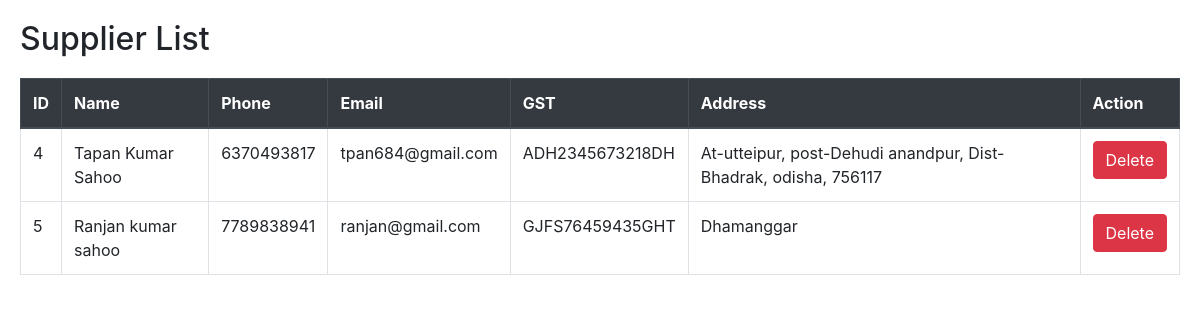
The page /view_suppliers/ on the database its author committed.
### Exam/models.py (models this page shows, shortened)
class Supplier(models.Model):
    name = models.CharField(max_length=255)
    phone = models.CharField(max_length=15)
    email = models.EmailField()
    gst = models.CharField(max_length=20)
    address = models.TextField()

### Exam/views.py (the view)
# urls.py: path('view_suppliers/',views.view_suppliers, name='view_suppliers'),
def view_suppliers(request):
    suppliers = Supplier.objects.all()
    context = {'suppliers': suppliers}
    return render(request, 'inventory/view_supplier.html', context)

### template/inventory/view_supplier.html (shortened to what this page needs)
<!DOCTYPE html>
<html lang="en">
<head>
    <link rel="stylesheet" href="https://maxcdn.bootstrapcdn.com/bootstrap/4.5.2/css/bootstrap.min.css">
</head>
<body>
    <h2>Supplier List</h2>
    <table class="table table-bordered table-hover">
        <thead class="thead-dark">
            <tr>
                <th>ID</th>
                <th>Name</th>
                <th>Phone</th>
                <th>Email</th>
                <th>GST</th>
                <th>Address</th>
                <th>Action</th>
            </tr>
        </thead>
        <tbody>
            {% for supplier in suppliers %}
            <tr>
                <td>{{ supplier.id }}</td>
                <td>{{ supplier.name }}</td>
                <td>{{ supplier.phone }}</td>
                <td>{{ supplier.email }}</td>
                <td>{{ supplier.gst }}</td>
                <td>{{ supplier.address }}</td>
                <td>
                <a href={% url 'delete_supplier' supplier.id %} class="btn btn-danger">Delete</a>
                </td>
            </tr>
            {% endfor %}
        </tbody>
    </table>
</body>
</html>

### template/inventory/view_supplier.html (style rules this page uses)
body { padding: 20px; }
h2 { margin-bottom: 20px; }
table { width: 100%; margin-bottom: 20px; border-collapse: collapse; }
th, td { padding: 12px; text-align: left; border: 1px solid #dee2e6; }
th { background-color: #007bff; color: white; }

### rows shown on the page
Supplier: id "4", name "Tapan Kumar Sahoo", phone "6370493817", email "tpan684@gmail.com", gst "ADH2345673218DH", address "At-utteipur, post-Dehudi anandpur, Dist-Bhadrak, odisha, 756117"
Supplier: id "5", name "Ranjan kumar sahoo", phone "7789838941", email "ranjan@gmail.com", gst "GJFS76459435GHT", address "Dhamanggar"
